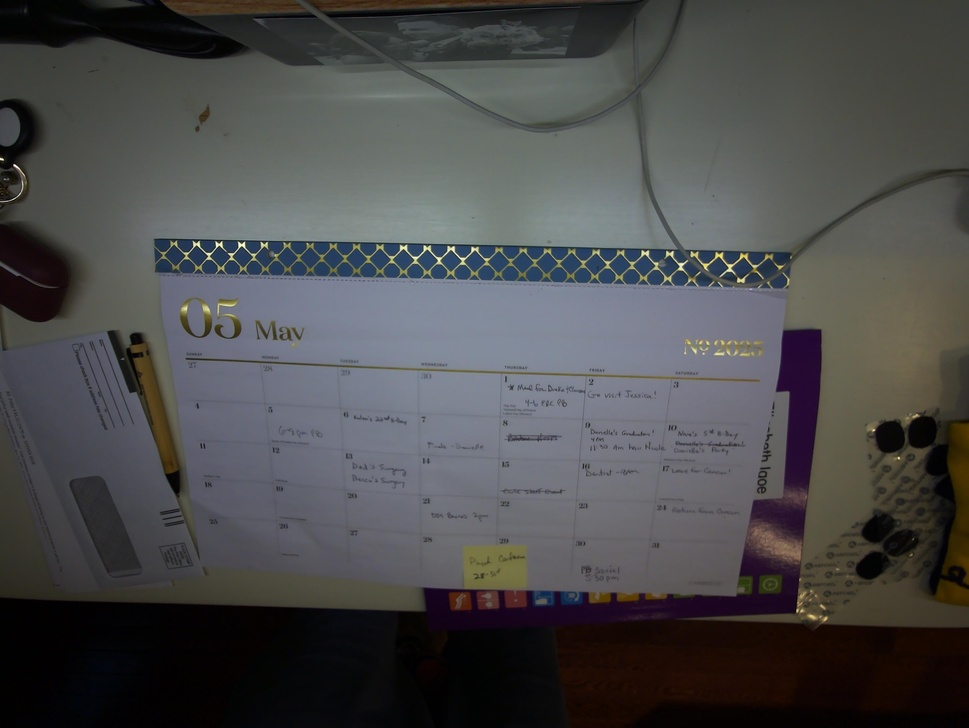
#> input picture calendar-may.jpg, 969 x 728 px, shrunk from 3280 x 2464 before the run
$ python test.py
#> lines starting #> are read from the running program, lines starting #| are printed output that depends on the picture; after the words box and inside, x2 and y2 are one past the last pixel; in counts of white or black regions, pixels touching at a corner belong together
#> further down, image is the input picture: shape (728, 969, 3); mean R, G, B 74.8, 74.8, 75.2
### calendar_cropper.py
import cv2

def crop_calendar_region(img):
    # Convert to grayscale and blur to reduce noise
    gray = cv2.cvtColor(img, cv2.COLOR_RGB2GRAY)
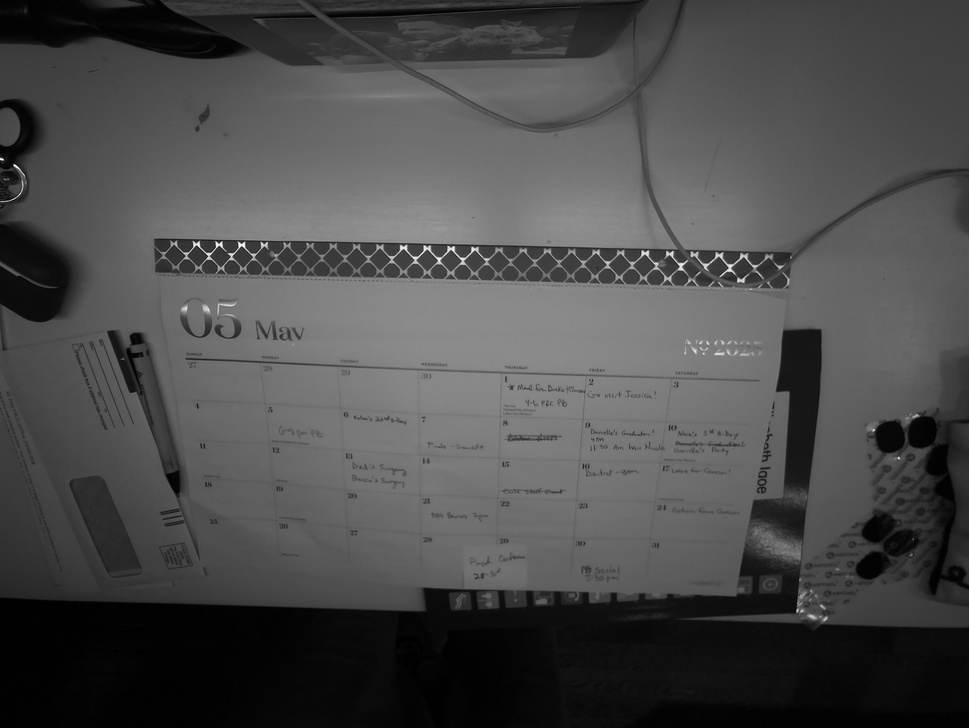
#> gray: shape (728, 969); min 0, max 254, mean 74.9
    blurred = cv2.GaussianBlur(gray, (5, 5), 0)

    # Edge detection
    edged = cv2.Canny(blurred, 50, 150)
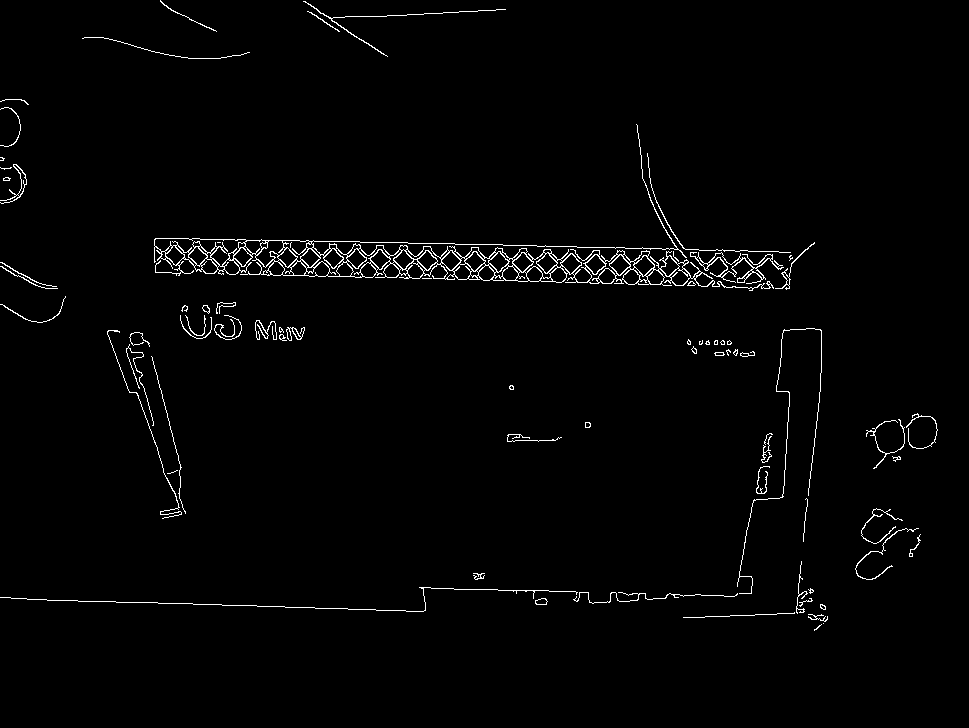
#> edged: shape (728, 969); 1.7% white in thin lines or dots, all inside (x1, y1, x2, y2) = (0, 0, 938, 631)

    # Find contours
    contours, _ = cv2.findContours(edged, cv2.RETR_EXTERNAL, cv2.CHAIN_APPROX_SIMPLE)
#> contours = 73 contours, 49 with area under 20; largest, box (x1, y1, x2, y2) and area: (154, 124, 774, 291) 13612, (690, 252, 784, 284) 460, (0, 164, 27, 204) 145, (286, 327, 305, 341) 90, (775, 242, 815, 290) 72

    best_box = None
    max_area = 0

    for cnt in contours:
        x, y, w, h = cv2.boundingRect(cnt)
        area = w * h
        aspect = w / h if h != 0 else 0

        # Filter likely calendar shapes
        if area > 10000 and 0.5 < aspect < 2.0:
            if area > max_area:
                best_box = (x, y, x + w, y + h)
                max_area = area
#> this loop made 73 passes
#> (x, y, w, h, area, aspect, best_box, max_area) on pass 66: (647, 153, 144, 100, 14400, 1.44, (647, 153, 791, 253), 14400)
#> (x, y, w, h, area, aspect) on passes 1, 3, 4, 5, 6, 7: (814, 624, 8, 7, 56, 1.14), (808, 614, 20, 8, 160, 2.5), (683, 612, 112, 6, 672, 18.67), (820, 604, 6, 6, 36, 1), (799, 598, 14, 9, 126, 1.56), (535, 598, 13, 7, 91, 1.86)
#> after the loop, max_area = 14400

    if best_box:
        print("Calendar region found:", best_box)
#| Calendar region found: (647, 153, 791, 253)
        return best_box
    else:
        print("No calendar region found. Returning full image.")
        return (0, 0, img.shape[1], img.shape[0])

### test.py
from calendar_cropper import crop_calendar_region
from PIL import Image
import numpy as np

image = np.array(Image.open("calendar-may.jpg"))
box = crop_calendar_region(image)
#> box = (647, 153, 791, 253)
cropped = Image.fromarray(image).crop(box)
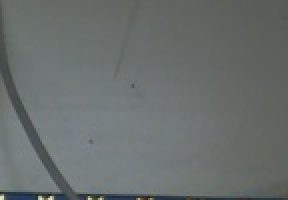
#> cropped: PIL image 144x100 RGB (shown 2 times larger); mean R, G, B 105.1, 110.4, 109.1
cropped.save("cropped_example.jpg")
